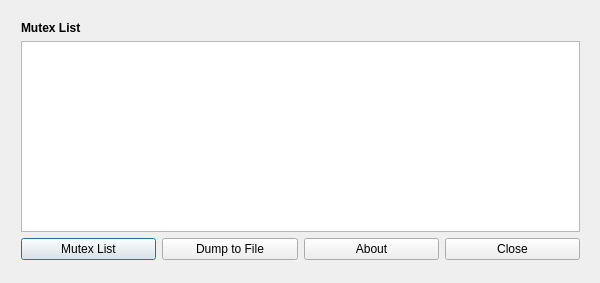
<?xml version="1.0" encoding="UTF-8"?>
<ui version="4.0">
 <class>Mutexplorer</class>
 <widget class="QDialog" name="Mutexplorer">
  <property name="geometry">
   <rect>
    <x>0</x>
    <y>0</y>
    <width>600</width>
    <height>283</height>
   </rect>
  </property>
  <property name="windowTitle">
   <string>Mutexplorer</string>
  </property>
  <property name="windowIcon">
   <iconset resource="MyRes.qrc">
    <normaloff>:/new/MyResources/applications-icon.png</normaloff>:/new/MyResources/applications-icon.png</iconset>
  </property>
  <widget class="QWidget" name="layoutWidget">
   <property name="geometry">
    <rect>
     <x>10</x>
     <y>10</y>
     <width>581</width>
     <height>261</height>
    </rect>
   </property>
   <layout class="QGridLayout" name="gridLayout">
    <item row="0" column="0">
     <widget class="QLabel" name="label">
      <property name="font">
       <font>
        <pointsize>9</pointsize>
        <weight>75</weight>
        <bold>true</bold>
       </font>
      </property>
      <property name="text">
       <string>Mutex List</string>
      </property>
     </widget>
    </item>
    <item row="1" column="0" colspan="4">
     <widget class="QListWidget" name="listWidget"/>
    </item>
    <item row="2" column="0">
     <widget class="QPushButton" name="enumerate">
      <property name="text">
       <string>Mutex List</string>
      </property>
     </widget>
    </item>
    <item row="2" column="1">
     <widget class="QPushButton" name="save">
      <property name="text">
       <string>Dump to File</string>
      </property>
     </widget>
    </item>
    <item row="2" column="2">
     <widget class="QPushButton" name="about">
      <property name="text">
       <string>About</string>
      </property>
     </widget>
    </item>
    <item row="2" column="3">
     <widget class="QPushButton" name="close">
      <property name="text">
       <string>Close</string>
      </property>
     </widget>
    </item>
   </layout>
  </widget>
 </widget>
 <layoutdefault spacing="6" margin="11"/>
 <resources>
  <include location="MyRes.qrc"/>
 </resources>
 <connections/>
</ui>
